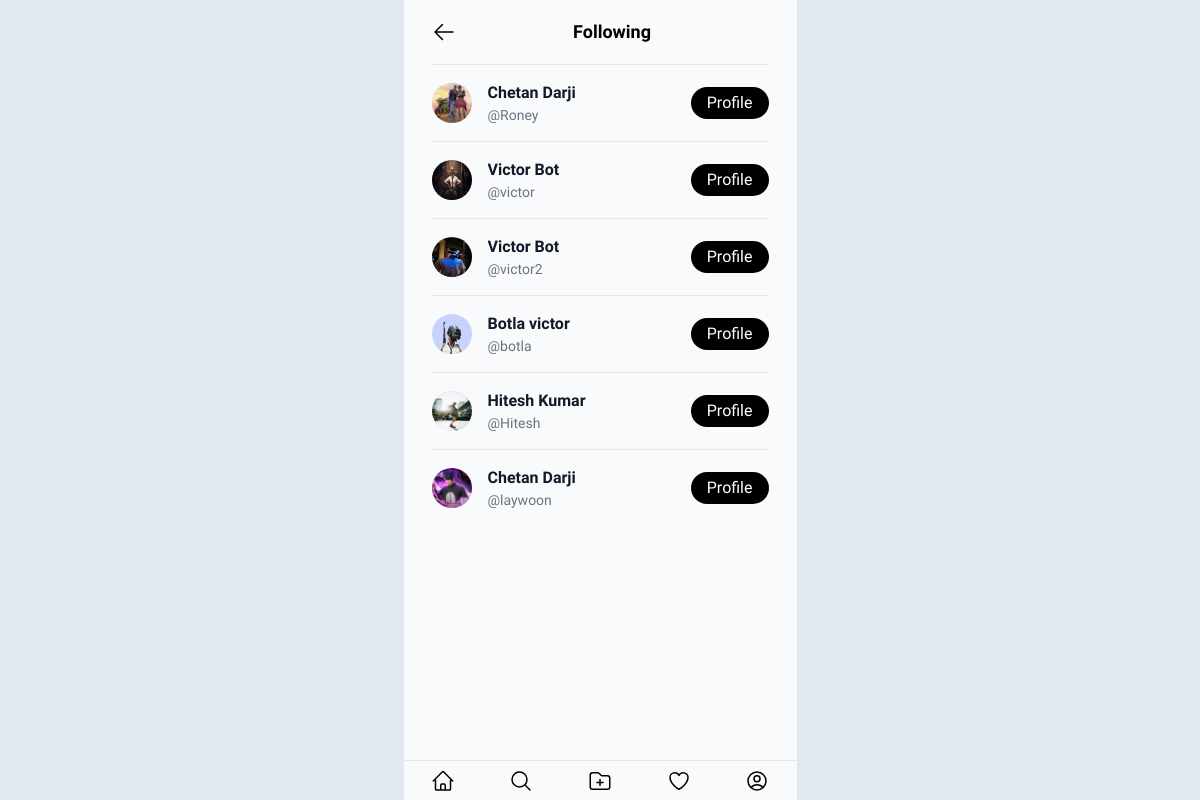
The app's page /following/ (signed in) with its own data.
### app/models.py (models this page shows)
class User(AbstractUser):
    profile_image = models.ImageField(upload_to='profileImage',blank=True,null=True,default='profile.png')
    bio = models.TextField(blank=True,null=True)
    followers = models.ManyToManyField('self', symmetrical=False, blank=True, related_name='following')
    friends = models.ManyToManyField('Friend', related_name='my_friends')

### app/views.py (the view)
# urls.py: path('following/', views.following, name='following'),
@login_required(login_url='/login/')
def following(request):
    followers_list = request.user.followers.all()
    return render(request, "following.html", {'following_list': followers_list})

### templates/following.html (shortened to what this page needs)
{% extends 'base.html' %}
{% block body %}
{% load static %}
<div class="container bg-slate-50 max-w-[393px] w-full min-h-[100vh] h-full mx-auto shadow-transparent rounded-sm">
    <div id="users-list">
        <ul class="max-w-md divide-y divide-gray-200 dark:divide-gray-700 px-7 usersresults">
            <div class="flex justify-center items-center h-16 font-bold">
                <a href="/profile">
                    <svg xmlns="http://www.w3.org/2000/svg" fill="none" viewBox="0 0 24 24" stroke-width="1.5" stroke="currentColor" class="w-6 h-6 cursor-pointer">
                        <path stroke-linecap="round" stroke-linejoin="round" d="M10.5 19.5 3 12m0 0 7.5-7.5M3 12h18" />
                    </svg>
                </a>
                <h2 class="text-center text-lg w-80">Following</h2>
            </div>
            {% for following in following_list %}
                {% if following != request.user %}
                <li class="pb-3 sm:pb-4 pt-3 sm:pt-4">
                    <div class=" flex justify-between items-center space-x-4 rtl:space-x-reverse">
                        <div class="flex justify-center items-center">
                            <div class="flex justify-center items-center bg-indigo-200 rounded-full">
                                <img class="w-10 h-10 rounded-full" src="{{ following.profile_image.url }}" alt="">
                            </div>
                            <div class="mx-4 flex flex-col justify-center items-start min-w-0">
                                <p class="font-semibold text-gray-900 truncate dark:text-white">
                                    {{ following.first_name }} {{ following.last_name }}
                                </p>
                                <p class="text-sm text-gray-500 truncate dark:text-gray-400">
                                    @{{ following.username }}
                                </p>
                            </div>
                        </div>
                        <div class="bg-black text-white py-1 px-4 rounded-full">
                            <a href="/profile/{{following.username}}">Profile</a>
                        </div>
                    </div>
                </li>
                {% endif %}
            {% endfor %}
        </ul>
    </div>
    <div class="border-t bg-slate-50 h-10 fixed bottom-0 max-w-[393px] w-full flex justify-around items-center">
        <a href="/home">
        </a>
        <a href="/search">
            <svg xmlns="http://www.w3.org/2000/svg" fill="none" viewBox="0 0 24 24" stroke-width="1.5" stroke="currentColor" class="w-6 h-6">
                <path stroke-linecap="round" stroke-linejoin="round" d="m21 21-5.197-5.197m0 0A7.5 7.5 0 1 0 5.196 5.196a7.5 7.5 0 0 0 10.607 10.607Z" />
            </svg>
        </a>
        <a href="/upload">
        </a>
        <a href="/notification">
        </a>
        <a href="/profile">
        </a>
    </div>
</div>
{% endblock body %}

### templates/base.html (style rules this page uses)
* { font-family: "Maven Pro", sans-serif; font-optical-sizing: auto; }

### records on screen
User: profile_image (picture), first_name "Chetan", last_name "Darji", username "Roney"
User: profile_image (picture), first_name "Victor", last_name "Bot", username "victor"
User: profile_image (picture), first_name "Victor", last_name "Bot", username "victor2"
User: profile_image (picture), first_name "Botla", last_name "victor", username "botla"
User: profile_image (picture), first_name "Hitesh", last_name "Kumar", username "Hitesh"
User: profile_image (picture), first_name "Chetan", last_name "Darji", username "laywoon"
